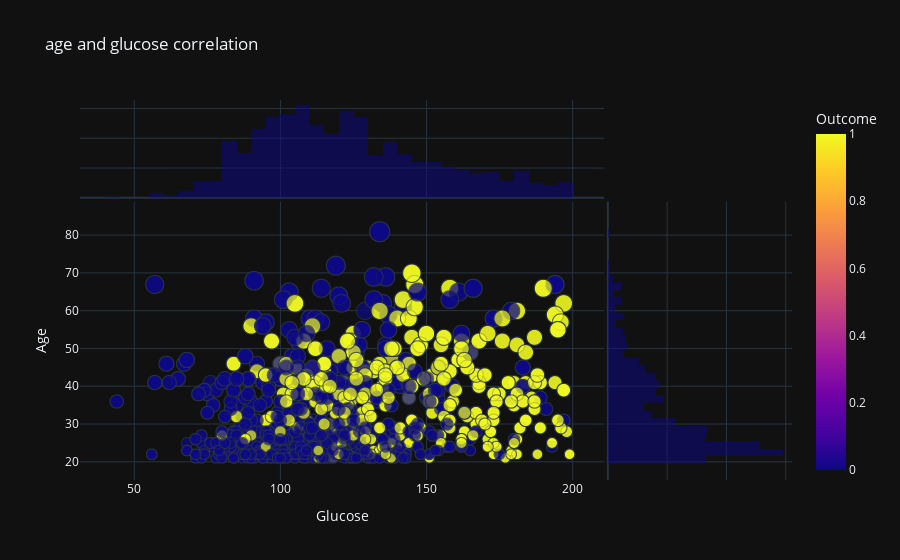

The notebook cell saved with this chart:
### Markdown cell above
Glucose and age correlation/ distribution across target variable

### Code cell
age_glucose= px.scatter(df,x= "Glucose",y= "Age",marginal_x='histogram', marginal_y='histogram',size="Age", size_max=20,
              template= "plotly_dark",color= "Outcome",title="age and glucose correlation")
age_glucose.show()

### Figure 1 — Plotly figure (JSON) as saved in the notebook; plotly's stock layout.template omitted (floating-point values rounded to 4 significant figures; data arrays with more than 128 entries replaced by an {"elided": "..."} marker saying what was removed)
{"data": [{"hovertemplate": "Glucose=%{x}<br>Age=%{marker.size}<br>Outcome=%{marker.color}<extra></extra>", "legendgroup": "", "marker": {"color": {"elided": "2000 int values"}, "coloraxis": "coloraxis", "size": {"elided": "2000 int values"}, "sizemode": "area", "sizeref": 0.2025, "symbol": "circle"}, "mode": "markers", "name": "", "showlegend": false, "type": "scattergl", "x": {"elided": "2000 float values"}, "xaxis": "x", "y": {"elided": "2000 int values"}, "yaxis": "y"}, {"alignmentgroup": "True", "bingroup": "x", "hovertemplate": "Glucose=%{x}<br>count=%{y}<extra></extra>", "legendgroup": "", "marker": {"color": "#0d0887"}, "name": "", "offsetgroup": "", "opacity": 0.5, "showlegend": false, "type": "histogram", "x": {"elided": "2000 float values"}, "xaxis": "x3", "yaxis": "y3"}, {"alignmentgroup": "True", "bingroup": "y", "hovertemplate": "Age=%{y}<br>count=%{x}<extra></extra>", "legendgroup": "", "marker": {"color": "#0d0887"}, "name": "", "offsetgroup": "", "opacity": 0.5, "showlegend": false, "type": "histogram", "xaxis": "x2", "y": {"elided": "2000 int values"}, "yaxis": "y2"}], "layout": {"barmode": "overlay", "coloraxis": {"colorbar": {"title": {"text": "Outcome"}}, "colorscale": [[0, "#0d0887"], [0.1111, "#46039f"], [0.2222, "#7201a8"], [0.3333, "#9c179e"], [0.4444, "#bd3786"], [0.5556, "#d8576b"], [0.6667, "#ed7953"], [0.7778, "#fb9f3a"], [0.8889, "#fdca26"], [1, "#f0f921"]]}, "legend": {"itemsizing": "constant", "tracegroupgap": 0}, "title": {"text": "age and glucose correlation"}, "xaxis": {"anchor": "y", "domain": [0, 0.7363], "title": {"text": "Glucose"}}, "xaxis2": {"anchor": "y2", "domain": [0.7413, 1], "matches": "x2", "showgrid": true, "showline": false, "showticklabels": false, "ticks": ""}, "xaxis3": {"anchor": "y3", "domain": [0, 0.7363], "matches": "x", "showgrid": true, "showticklabels": false}, "xaxis4": {"anchor": "y4", "domain": [0.7413, 1], "matches": "x2", "showgrid": true, "showline": false, "showticklabels": false, "ticks": ""}, "yaxis": {"anchor": "x", "domain": [0, 0.7326], "title": {"text": "Age"}}, "yaxis2": {"anchor": "x2", "domain": [0, 0.7326], "matches": "y", "showgrid": true, "showticklabels": false}, "yaxis3": {"anchor": "x3", "domain": [0.7426, 1], "matches": "y3", "showgrid": true, "showline": false, "showticklabels": false, "ticks": ""}, "yaxis4": {"anchor": "x4", "domain": [0.7426, 1], "matches": "y3", "showgrid": true, "showline": false, "showticklabels": false, "ticks": ""}}}
